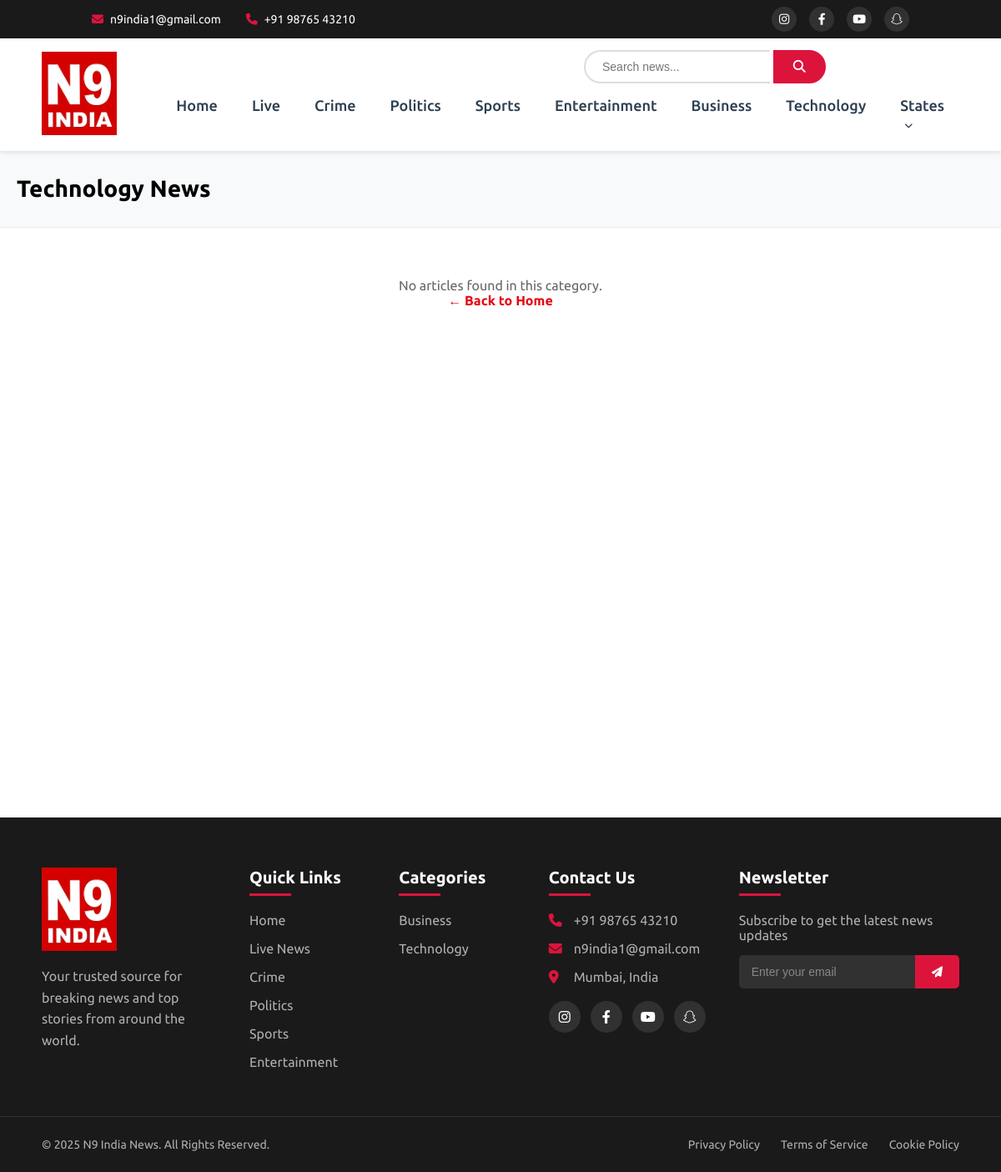
The app's page /category.php?slug=crime with its own data.
### tables this page shows
CREATE TABLE settings (
    id INT PRIMARY KEY AUTO_INCREMENT,
    site_name VARCHAR(100) DEFAULT 'News Website',
    site_logo VARCHAR(255),
    contact_email VARCHAR(100),
    contact_phone VARCHAR(20),
    live_youtube_url VARCHAR(255),
    live_title VARCHAR(255) DEFAULT 'Watch Live News',
    facebook_url VARCHAR(255),
    instagram_url VARCHAR(255),
    youtube_url VARCHAR(255),
    twitter_url VARCHAR(255),
    snapchat_url VARCHAR(255),
    updated_at TIMESTAMP DEFAULT CURRENT_TIMESTAMP ON UPDATE CURRENT_TIMESTAMP
);

CREATE TABLE categories (
    id INT PRIMARY KEY AUTO_INCREMENT,
    name VARCHAR(100) NOT NULL,
    slug VARCHAR(100) UNIQUE NOT NULL,
    description TEXT,
    order_num INT DEFAULT 0,
    created_at TIMESTAMP DEFAULT CURRENT_TIMESTAMP
);

### includes/functions.php (called while the page is built, shortened)
<?php
require_once __DIR__ . '/../config/database.php';
function url($path = '')
{
    if (empty($path)) {
        return BASE_URL . '/';
    }
    return BASE_URL . '/' . ltrim($path, '/');
}
function asset($path)
{
    return BASE_URL . '/assets/' . ltrim($path, '/');
}
function get_categories()
{
    $sql = "SELECT * FROM categories ORDER BY order_num ASC, name ASC";
    return db_fetch_all($sql);
}
function get_category_by_slug($slug)
{
    $sql = "SELECT * FROM categories WHERE slug = ?";
    return db_fetch_one($sql, [$slug]);
}
function get_settings()
{
    $sql = "SELECT * FROM settings LIMIT 1";
    $settings = db_fetch_one($sql);
    return $settings;
}
?>

### config/database.php (called while the page is built, shortened)
<?php
function db_connect()
{
    try {
        $dsn = "mysql:host=" . DB_HOST . ";dbname=" . DB_NAME . ";charset=utf8mb4";
        $options = [
            PDO::ATTR_ERRMODE => PDO::ERRMODE_EXCEPTION,
            PDO::ATTR_DEFAULT_FETCH_MODE => PDO::FETCH_ASSOC,
            PDO::ATTR_EMULATE_PREPARES => false,
        ];
        $pdo = new PDO($dsn, DB_USER, DB_PASS, $options);
        return $pdo;
    } catch (PDOException $e) {
        die("Database connection failed: " . $e->getMessage());
    }
}
function db_query($sql, $params = [])
{
    $pdo = db_connect();
    $stmt = $pdo->prepare($sql);
    $stmt->execute($params);
    return $stmt;
}
function db_fetch_one($sql, $params = [])
{
    $stmt = db_query($sql, $params);
    return $stmt->fetch();
}
function db_fetch_all($sql, $params = [])
{
    $stmt = db_query($sql, $params);
    return $stmt->fetchAll();
}
?>

### category.php (the view, shortened to what this page needs)
<?php
require_once 'includes/functions.php';
$slug = $_GET['slug'] ?? '';
$category = get_category_by_slug($slug);
$page = isset($_GET['page']) ? (int)$_GET['page'] : 1;
$per_page = 20;
$offset = ($page - 1) * $per_page;
$articles = get_articles($per_page, $offset, $category['id']);
require_once 'includes/header.php';
?>
<link rel="stylesheet" href="<?php echo asset('css/category.css'); ?>">
<div class="category-page">
    <div class="page-header">
        <div class="container">
            <h1><?php echo $category['name']; ?> News</h1>
        </div>
    </div>
    <div class="container">
        <?php if (empty($articles)): ?>
            <div class="empty-state">
                <p>No articles found in this category.</p>
                <a href="<?php echo url(); ?>">← Back to Home</a>
            </div>
        <?php endif; ?>
    </div>
    </div>
<?php
require_once 'includes/footer.php';
?>

### includes/header.php (shortened to what this page needs)
<?php
require_once __DIR__ . '/functions.php';
$settings = get_settings();
$categories = get_categories();
?>
<!DOCTYPE html>
<html lang="en">
<head>
    <link rel="stylesheet" href="https://cdnjs.cloudflare.com/ajax/libs/font-awesome/6.2.0/css/all.css"
 />
    <link rel="stylesheet" href="<?php echo asset('css/style.css'); ?>">
</head>
<body>
    <div class="topHeader">
        <div class="topHeader-left">
            <div class="contact-item">
                <i class="fa-solid fa-envelope"></i>
                <span><?php echo $settings['contact_email']; ?></span>
            </div>
            <div class="contact-item">
                <i class="fa-solid fa-phone"></i>
                <span><?php echo $settings['contact_phone']; ?></span>
            </div>
        </div>
        <div class="topHeader-right">
            <a href="<?php echo !empty($settings['instagram_url']) ? $settings['instagram_url'] : 'https://www.instagram.com/news9india_/'; ?>" target="_blank" class="social-icon">
                <i class="fa-brands fa-instagram"></i>
            </a>
            <a href="<?php echo !empty($settings['facebook_url']) ? $settings['facebook_url'] : 'https://facebook.com/N9india'; ?>" target="_blank" class="social-icon">
                <i class="fa-brands fa-facebook-f"></i>
            </a>
            <a href="<?php echo !empty($settings['youtube_url']) ? $settings['youtube_url'] : 'https://www.youtube.com/@N9India'; ?>" target="_blank" class="social-icon">
                <i class="fa-brands fa-youtube"></i>
            </a>
            <a href="<?php echo !empty($settings['snapchat_url']) ? $settings['snapchat_url'] : 'https://www.snapchat.com/add/news9india'; ?>" target="_blank" class="social-icon">
                <i class="fa-brands fa-snapchat"></i>
            </a>
        </div>
    </div>
    <div class="header">
        <div class="logo">
            <a href="<?php echo url(); ?>">
                <?php if (!empty($settings['site_logo'])): ?>
                    <img src="<?php echo url($settings['site_logo']); ?>" alt="<?php echo $settings['site_name']; ?>">
                <?php else: ?>
                    <img src="<?php echo url('images/logo.jpg'); ?>" alt="<?php echo $settings['site_name']; ?>">
                <?php endif; ?>
            </a>
        </div>
        <div class="header-right">
            <div class="search-section">
                <form action="<?php echo url('search.php'); ?>" method="GET">
                    <input type="text" name="q" placeholder="Search news..." required>
                    <button type="submit"><i class="fa-solid fa-search"></i></button>
                </form>
            </div>
            <nav class="main-nav">
                <ul>
                    <li><a href="<?php echo url(); ?>">Home</a></li>
                    <li><a href="<?php echo url('live.php'); ?>">Live</a></li>
                    <?php foreach ($categories as $category): ?>
                    <li><a href="<?php echo url('category.php?slug=' . $category['slug']); ?>"><?php echo $category['name']; ?></a></li>
                    <?php endforeach; ?>
                    <li class="dropdown">
                        <a href="#states">States <i class="fa-solid fa-chevron-down"></i></a>
                    </li>
                </ul>
            </nav>
        </div>
    </div>

### includes/footer.php (shortened to what this page needs)
    <div class="footer">
        <div class="footer-top">
            <div class="footer-column">
                <div class="footer-logo">
                    <?php if (!empty($settings['site_logo'])): ?>
                        <img src="<?php echo url($settings['site_logo']); ?>" alt="<?php echo $settings['site_name']; ?>">
                    <?php else: ?>
                        <img src="<?php echo url('images/logo.jpg'); ?>" alt="<?php echo $settings['site_name']; ?>">
                    <?php endif; ?>
                    <p>Your trusted source for breaking news and top stories from around the world.</p>
                </div>
            </div>
            <div class="footer-column">
                <h3>Quick Links</h3>
                <ul>
                    <li><a href="<?php echo url(); ?>">Home</a></li>
                    <li><a href="<?php echo url('live.php'); ?>">Live News</a></li>
                    <?php
                    $footer_categories = array_slice($categories, 0, 4);
                    foreach ($footer_categories as $category):
                    ?>
                    <li><a href="<?php echo url('category.php?slug=' . $category['slug']); ?>"><?php echo $category['name']; ?></a></li>
                    <?php endforeach; ?>
                </ul>
            </div>
            <div class="footer-column">
                <h3>Categories</h3>
                <ul>
                    <?php
                    $remaining_categories = array_slice($categories, 4, 6);
                    foreach ($remaining_categories as $category):
                    ?>
                    <li><a href="<?php echo url('category.php?slug=' . $category['slug']); ?>"><?php echo $category['name']; ?></a></li>
                    <?php endforeach; ?>
                </ul>
            </div>
            <div class="footer-column">
                <h3>Contact Us</h3>
                <ul class="contact-info">
                    <li><i class="fa-solid fa-phone"></i> <?php echo $settings['contact_phone']; ?></li>
                    <li><i class="fa-solid fa-envelope"></i> <?php echo $settings['contact_email']; ?></li>
                    <li><i class="fa-solid fa-location-dot"></i> Mumbai, India</li>
                </ul>
                <div class="social-links">
                    <a href="<?php echo !empty($settings['instagram_url']) ? $settings['instagram_url'] : 'https://www.instagram.com/news9india_/'; ?>" target="_blank" title="Follow us on Instagram">
                        <i class="fa-brands fa-instagram"></i>
                    </a>
                    <a href="<?php echo !empty($settings['facebook_url']) ? $settings['facebook_url'] : 'https://facebook.com/N9india'; ?>" target="_blank" title="Like our Facebook page">
                        <i class="fa-brands fa-facebook-f"></i>
                    </a>
                    <a href="<?php echo !empty($settings['youtube_url']) ? $settings['youtube_url'] : 'https://www.youtube.com/@N9India'; ?>" target="_blank" title="Subscribe to our YouTube channel">
                        <i class="fa-brands fa-youtube"></i>
                    </a>
                    <a href="<?php echo !empty($settings['snapchat_url']) ? $settings['snapchat_url'] : 'https://www.snapchat.com/add/news9india'; ?>" target="_blank" title="Add us on Snapchat">
                        <i class="fa-brands fa-snapchat"></i>
                    </a>
                </div>
            </div>
            <div class="footer-column newsletter-column">
                <h3>Newsletter</h3>
                <p>Subscribe to get the latest news updates</p>
                <form action="<?php echo url('newsletter-subscribe.php'); ?>" method="POST" class="newsletter-form">
                    <input type="email" name="email" placeholder="Enter your email" required>
                    <button type="submit"><i class="fa-solid fa-paper-plane"></i></button>
                </form>
            </div>
        </div>
        <div class="footer-bottom">
            <p>&copy; <?php echo date('Y'); ?> <?php echo $settings['site_name']; ?>. All Rights Reserved.</p>
            <div class="footer-links">
                <a href="<?php echo url('page.php?slug=privacy-policy'); ?>">Privacy Policy</a>
                <a href="<?php echo url('page.php?slug=terms-of-service'); ?>">Terms of Service</a>
                <a href="<?php echo url('page.php?slug=cookie-policy'); ?>">Cookie Policy</a>
            </div>
        </div>
    </div>
</body>
</html>

### assets/css/category.css (style rules this page uses)
.category-page { background: #fff; min-height: 100vh; margin-top: 180px; }
.page-header { background: #f8f9fa; padding: 30px 0; border-bottom: 1px solid #e9ecef; margin-top: 0; }
.page-header h1 { font-size: 28px; font-weight: 700; color: #000; margin: 0; }
.container { max-width: 1200px; margin: 0 auto; padding: 0 20px; }
.empty-state { text-align: center; padding: 60px 20px; color: #666; }
.empty-state a { color: #e50914; text-decoration: none; font-weight: 600; }

### records on screen
settings: contact_email "n9india1@gmail.com", contact_phone "+91 98765 43210", site_name "N9 India News"
categories: name "Crime"
categories: name "Politics"
categories: name "Sports"
categories: name "Entertainment"
categories: name "Business"
categories: name "Technology"
